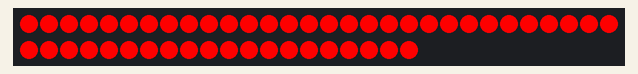
This sketch was run on a simulated Arduino Uno, built with avr-gcc and run on an emulated ATmega328P. Shown: 50 RGB LEDs in strip order, left to right, continuing on the next row. Random numbers use the default seed unless the sketch sets one.

Above: at 1.4 s.
At 20.6 s:
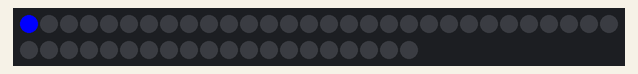
At 22.7 s:
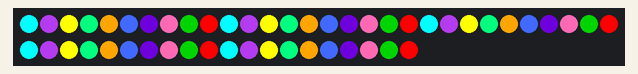
At 33.39 s:
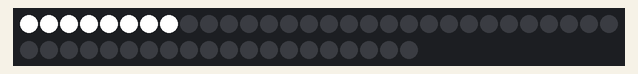
At 35.54 s:
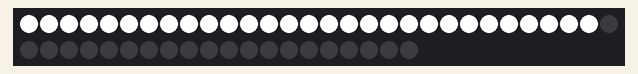
At 37.7 s:
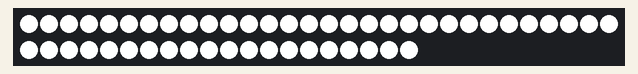

The sketch:

LedArray.ino
```cpp
#include <FastLED.h>

#define DATA_PIN 6  	//this is the data pin connected to the LED strip.  If using WS2801 you also need a clock pin
#define NUM_LIGHTS  50 	//change this for the number of LEDs in the strip
#define COLOR_ORDER RGB

CRGB leds[NUM_LIGHTS];

void setup()
{
  FastLED.addLeds<WS2811, DATA_PIN>(leds, NUM_LIGHTS); //setting up the FastLED
  FastLED.clear();
}

void loop()
{
  int mode = random(0, 4);

  switch(mode)
  {
    case 0: LightAllInSequence(); break;
    case 1: LightOneInSequence(); break;
    case 2: LightTheWholeStrand(); break;
    case 3: RampUpAllRedLights(0, 255); break;
  }
}

void ClearAll()
{
  FastLED.clear();
  delay(2000);
}

void LightAllInSequence()
{
  ClearAll();
  for (int ii = 0; ii < NUM_LIGHTS; ii++)
  {
    //FastLED.clear();
    leds[ii] = CRGB(255,255,255);
    FastLED.show();
    delay(100);
  }
}

void LightOneInSequence()
{
  ClearAll();

  int kDelay = 75;

  leds[0] = CRGB::Blue;
  FastLED.show();
  delay(kDelay);

  for (int ii = 1; ii < NUM_LIGHTS; ii++)
  {
    leds[ii-1] = CRGB::Black;
    leds[ii] = CRGB::Blue;
    FastLED.show();
    delay(kDelay);
  }

  for (int ii = NUM_LIGHTS-2; ii >= 0; ii--)
  {
    leds[ii+1] = CRGB::Black;
    leds[ii] = CRGB::Blue;
    FastLED.show();
    delay(kDelay);
  }
}

void LightTheWholeStrand()
{
  CRGB colors[10] = {
    CRGB(0,255,255) //aqua
    ,CRGB(153, 50, 204) //dark orchid
    ,CRGB(255,255,0) //yellow
    ,CRGB(0,255,127) //spring green
    ,CRGB(255,165,0) //orange
    ,CRGB(65,105,255) //royal blue
    ,CRGB(76, 0, 153) //dark purple
    ,CRGB(255,105,180) //hot pink
    ,CRGB(0,128,0) //dark green
    ,CRGB(255,0,0) //red
  };

  ClearAll();

  for(int jj=0; jj < 5; jj++)
  {
    for(int ii=0; ii < 10; ii++)
    {
      leds[ii + jj * 10] = colors[ii];
    }
  }

  FastLED.show();
  delay(3000);
}

void RampUpAllRedLights(int startPower, int finishPower)
{
  int kPowerStep = 10;
  for(int ii = startPower; ii < finishPower; ii += kPowerStep)
  {
    for(int jj = 0; jj < NUM_LIGHTS; jj++)
    {
        leds[jj] = CRGB(ii, 0, 0);
    }

    FastLED.show();
    delay(50);
  }
}
```

Measured:
- what the display in image 0 shows lasts 2.1 s, from 1.3 s to 3.4 s
- what the display in image 2 shows lasts 10.0 s, from 22.6 s to 32.6 s
